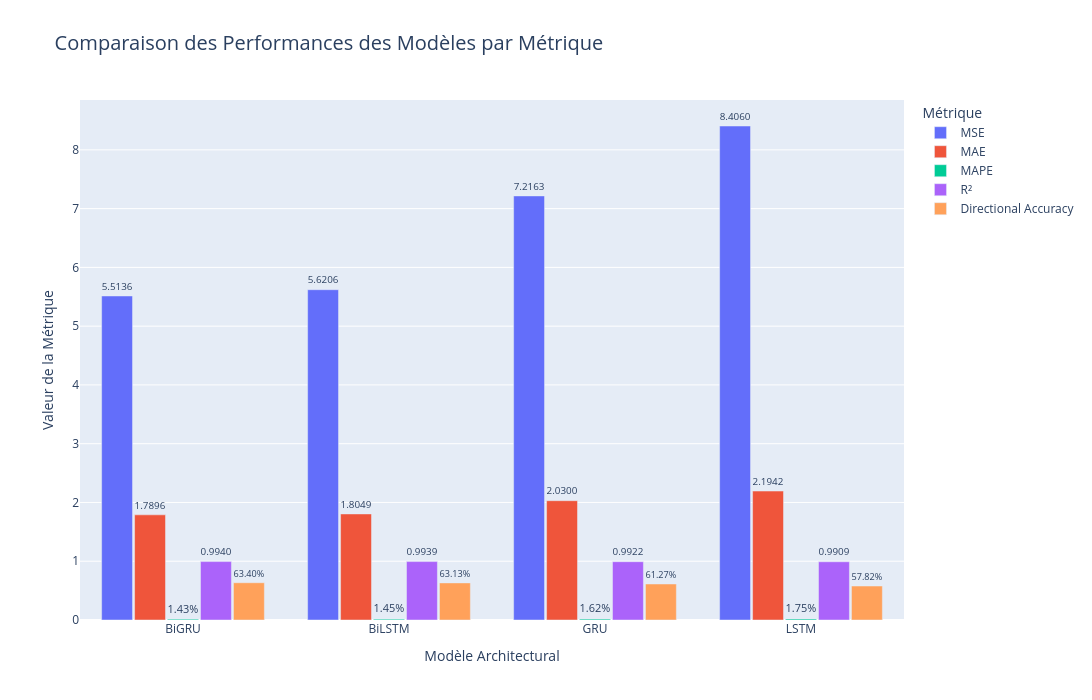

Notebook source saved alongside this figure:
### Code cell
import pandas as pd
import plotly.express as px
import plotly.graph_objects as go

# 1. Vos données de résultats (MAPE et Directional Accuracy sont maintenant en format décimal)
data = {
    'Modèle': ['BiGRU', 'BiLSTM', 'GRU', 'LSTM'],
    'MSE': [5.5136, 5.6206, 7.2163, 8.4060],
    'MAE': [1.7896, 1.8049, 2.0300, 2.1942],
    'MAPE': [0.0143, 0.0145, 0.0162, 0.0175], # Converti de 1.43% à 0.0143
    'R²': [0.9940, 0.9939, 0.9922, 0.9909],
    'Directional Accuracy': [0.6340, 0.6313, 0.6127, 0.5782] # Converti de 63.40% à 0.6340
}

df = pd.DataFrame(data)

# 2. Transformer les données pour le traçage (format long)
df_melted = df.melt(id_vars=['Modèle'], var_name='Métrique', value_name='Valeur')

# 3. Préparer une colonne avec les valeurs formatées pour l'affichage sur les barres
# Les formats numériques sont pour les valeurs réelles (décimales)
format_map_numeric = {
    'MSE': '.4f',
    'MAE': '.4f',
    'MAPE': '.2f',  # Maintenant MAPE est un petit décimal
    'R²': '.4f',
    'Directional Accuracy': '.2f' # Maintenant Directional Accuracy est un décimal entre 0 et 1
}

df_melted['formatted_value'] = df_melted.apply(
    lambda row: (f'{row["Valeur"] * 100:{format_map_numeric[row["Métrique"]]}}%' # Multiplie par 100 pour l'affichage en %
                 if row["Métrique"] in ['MAPE', 'Directional Accuracy']
                 else f'{row["Valeur"]:{format_map_numeric[row["Métrique"]]}}'),
    axis=1
)

# 4. Créer le graphique en barres groupées
fig = px.bar(
    df_melted,
    x='Modèle',
    y='Valeur',
    color='Métrique',
    barmode='group', # Groupes de barres par modèle
    text='formatted_value', # Affiche la valeur formatée (avec %) sur les barres
    title='Comparaison des Performances des Modèles par Métrique',
    labels={
        'Modèle': 'Modèle Architectural',
        'Valeur': 'Valeur de la Métrique' # L'axe Y affiche les valeurs brutes (décimales pour les pourcentages)
    },
    category_orders={
        "Modèle": ['BiGRU', 'BiLSTM', 'GRU', 'LSTM'],
        "Métrique": ['MSE', 'MAE', 'MAPE', 'R²', 'Directional Accuracy'] # Ordre des métriques
    }
)

# 5. Personnalisation du graphique
fig.update_traces(
    textposition='outside', # Texte au-dessus des barres
    width=0.15 # Largeur des barres pour une meilleure séparation
)

fig.update_layout(
    height=700,
    width=1300,
    title_font_size=20,
    hovermode="x unified",
    yaxis_title="Valeur de la Métrique", # Le titre de l'axe Y reste générique
    legend_title="Métrique"
)

# L'annotation d'avertissement sur l'échelle n'est plus nécessaire, car le problème est atténué.

# 6. Afficher le graphique
fig.show()

### Figure 1 — Plotly figure (JSON) as saved in the notebook; plotly's stock layout.template omitted (floating-point values rounded to 4 significant figures)
{"data": [{"alignmentgroup": "True", "hovertemplate": "Métrique=MSE<br>Modèle Architectural=%{x}<br>Valeur de la Métrique=%{y}<br>formatted_value=%{text}<extra></extra>", "legendgroup": "MSE", "marker": {"color": "#636efa", "pattern": {"shape": ""}}, "name": "MSE", "offsetgroup": "MSE", "orientation": "v", "showlegend": true, "text": ["5.5136", "5.6206", "7.2163", "8.4060"], "textposition": "outside", "type": "bar", "width": 0.15, "x": ["BiGRU", "BiLSTM", "GRU", "LSTM"], "xaxis": "x", "y": [5.514, 5.621, 7.216, 8.406], "yaxis": "y"}, {"alignmentgroup": "True", "hovertemplate": "Métrique=MAE<br>Modèle Architectural=%{x}<br>Valeur de la Métrique=%{y}<br>formatted_value=%{text}<extra></extra>", "legendgroup": "MAE", "marker": {"color": "#EF553B", "pattern": {"shape": ""}}, "name": "MAE", "offsetgroup": "MAE", "orientation": "v", "showlegend": true, "text": ["1.7896", "1.8049", "2.0300", "2.1942"], "textposition": "outside", "type": "bar", "width": 0.15, "x": ["BiGRU", "BiLSTM", "GRU", "LSTM"], "xaxis": "x", "y": [1.79, 1.805, 2.03, 2.194], "yaxis": "y"}, {"alignmentgroup": "True", "hovertemplate": "Métrique=MAPE<br>Modèle Architectural=%{x}<br>Valeur de la Métrique=%{y}<br>formatted_value=%{text}<extra></extra>", "legendgroup": "MAPE", "marker": {"color": "#00cc96", "pattern": {"shape": ""}}, "name": "MAPE", "offsetgroup": "MAPE", "orientation": "v", "showlegend": true, "text": ["1.43%", "1.45%", "1.62%", "1.75%"], "textposition": "outside", "type": "bar", "width": 0.15, "x": ["BiGRU", "BiLSTM", "GRU", "LSTM"], "xaxis": "x", "y": [0.0143, 0.0145, 0.0162, 0.0175], "yaxis": "y"}, {"alignmentgroup": "True", "hovertemplate": "Métrique=R²<br>Modèle Architectural=%{x}<br>Valeur de la Métrique=%{y}<br>formatted_value=%{text}<extra></extra>", "legendgroup": "R²", "marker": {"color": "#ab63fa", "pattern": {"shape": ""}}, "name": "R²", "offsetgroup": "R²", "orientation": "v", "showlegend": true, "text": ["0.9940", "0.9939", "0.9922", "0.9909"], "textposition": "outside", "type": "bar", "width": 0.15, "x": ["BiGRU", "BiLSTM", "GRU", "LSTM"], "xaxis": "x", "y": [0.994, 0.9939, 0.9922, 0.9909], "yaxis": "y"}, {"alignmentgroup": "True", "hovertemplate": "Métrique=Directional Accuracy<br>Modèle Architectural=%{x}<br>Valeur de la Métrique=%{y}<br>formatted_value=%{text}<extra></extra>", "legendgroup": "Directional Accuracy", "marker": {"color": "#FFA15A", "pattern": {"shape": ""}}, "name": "Directional Accuracy", "offsetgroup": "Directional Accuracy", "orientation": "v", "showlegend": true, "text": ["63.40%", "63.13%", "61.27%", "57.82%"], "textposition": "outside", "type": "bar", "width": 0.15, "x": ["BiGRU", "BiLSTM", "GRU", "LSTM"], "xaxis": "x", "y": [0.634, 0.6313, 0.6127, 0.5782], "yaxis": "y"}], "layout": {"barmode": "group", "height": 700, "hovermode": "x unified", "legend": {"title": {"text": "Métrique"}, "tracegroupgap": 0}, "title": {"font": {"size": 20}, "text": "Comparaison des Performances des Modèles par Métrique"}, "width": 1300, "xaxis": {"anchor": "y", "categoryarray": ["BiGRU", "BiLSTM", "GRU", "LSTM"], "categoryorder": "array", "domain": [0, 1], "title": {"text": "Modèle Architectural"}}, "yaxis": {"anchor": "x", "domain": [0, 1], "title": {"text": "Valeur de la Métrique"}}}}
